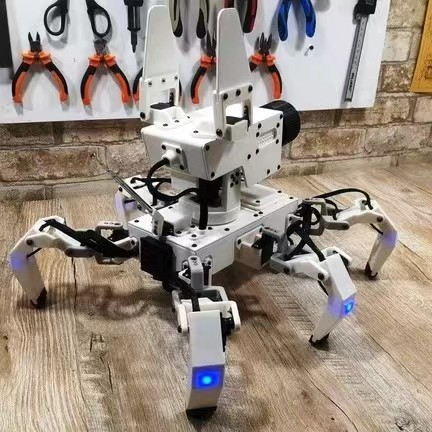
#> input picture Opencv/photo/01.jpg, 432 x 432 px
$ python opencv3.py
#> lines starting #> are read from the running program, lines starting #| are printed output that depends on the picture
"""
    openCV3,对图像进行扩充，介绍了五种扩充方法
    cv2.BORDER_REPLICATE 复制法：复制最边缘的像素
    cv2.BORDER_REFLECT 反射法：对感兴趣的图像中的像素在两边进行复制.例如:如|abcdefgh| -> |hgfedcb|abcdefgh|hgfedcb|
    cv2.BORDER_REFLECT_101 反射法：与 BORDER_REFLECT 类似，但在边界处会有一个镜像反转 也就是以最边缘像素为轴，对称
    cv2.BORDER_WRAP 外包装法：复制图像的另一侧像素填充（如|abcdefgh| -> |ghabcdef|abcdefgh|ghabcdef|)
    cv2.BORDER_CONSTANT 常量法：使用常量值填充边框， value=0表示用黑色填充
"""

import cv2
import matplotlib.pyplot as plt

# 读取图像
img = cv2.imread("photo//01.jpg")
#> img is the input picture: shape (432, 432, 3); mean B, G, R 129.1, 140.8, 153.5
# img = cv2.cvtColor(img, cv2.COLOR_BGR2GRAY)  # 将img转化为灰度图
# 在 OpenCV 窗口中显示原始图像
cv2.imshow("⚪", img)

# 定义边框尺寸
top_size, bottom_size, left_size, right_size = (50, 50, 50, 50)

# 使用不同的边框类型
# cv2.BORDER_REPLICATE: 复制最边缘的像素值进行填充
replicate = cv2.copyMakeBorder(
    img, top_size, bottom_size, left_size, right_size, borderType=cv2.BORDER_REPLICATE
)
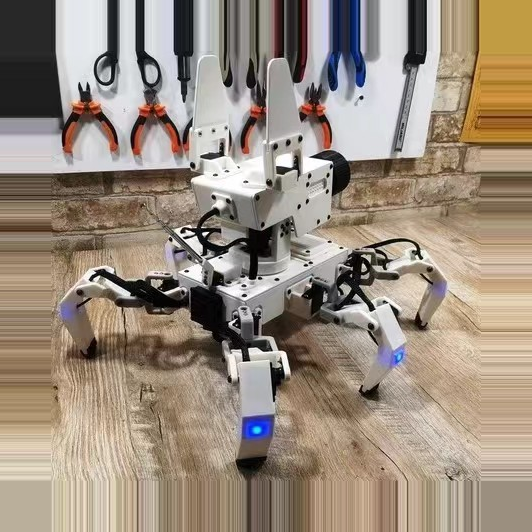
#> replicate: shape (532, 532, 3); mean B, G, R 126.4, 140.9, 154.8
# cv2.BORDER_REFLECT: 边缘像素进行反射填充（如|abcdefgh| -> |hgfedcb|abcdefgh|hgfedcb|）
reflect = cv2.copyMakeBorder(
    img, top_size, bottom_size, left_size, right_size, cv2.BORDER_REFLECT
)
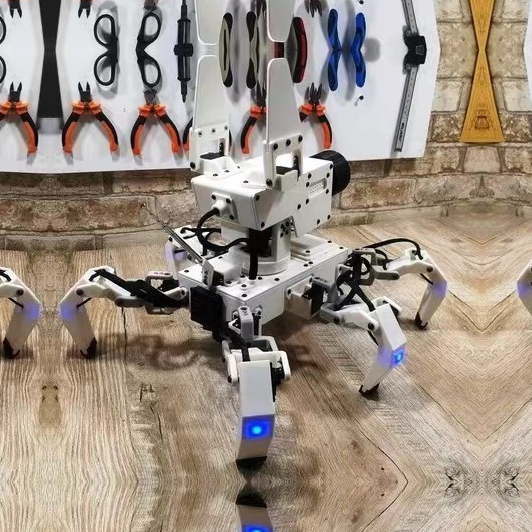
#> reflect: shape (532, 532, 3); mean B, G, R 132, 144.9, 158.1
# cv2.BORDER_REFLECT_101: 与 BORDER_REFLECT 类似，但在边界处会有一个镜像反转
reflect101 = cv2.copyMakeBorder(
    img, top_size, bottom_size, left_size, right_size, cv2.BORDER_REFLECT_101
)
# cv2.BORDER_WRAP: 复制图像的另一侧像素填充（如|abcdefgh| -> |ghabcdef|abcdefgh|ghabcdef|）
wrap = cv2.copyMakeBorder(
    img, top_size, bottom_size, left_size, right_size, cv2.BORDER_WRAP
)
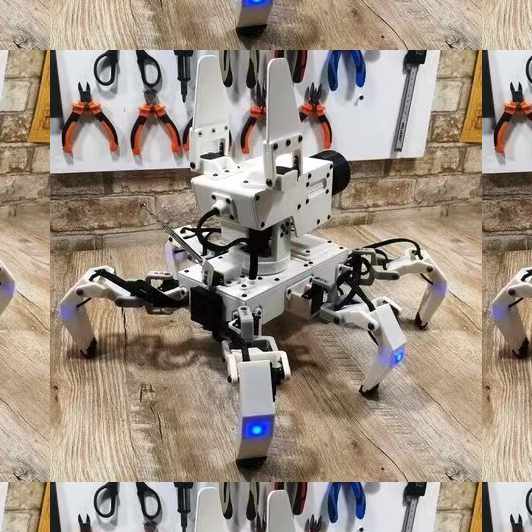
#> wrap: shape (532, 532, 3); mean B, G, R 132, 144.9, 158.1
# cv2.BORDER_CONSTANT: 使用常量值填充边框， value=0表示用黑色填充
constant = cv2.copyMakeBorder(
    img, top_size, bottom_size, left_size, right_size, cv2.BORDER_CONSTANT, value=0
)
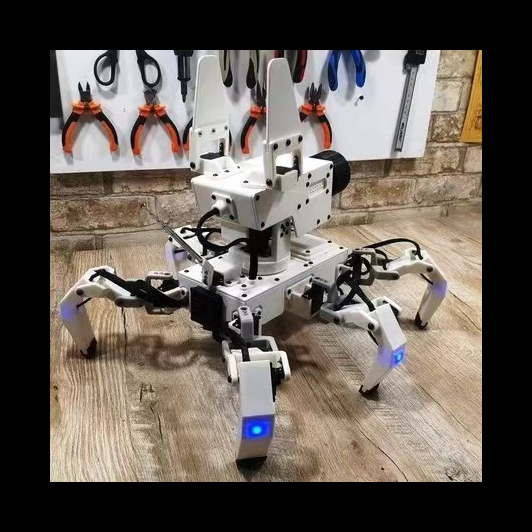
#> constant: shape (532, 532, 3); mean B, G, R 85.1, 92.8, 101.2

# 将图像从 BGR 转换为 RGB ，以便在 Matplotlib 中正确显示
# OpenCV 读取的图像是 BGR 格式，而 Matplotlib 显示图像需要 RGB 格式
# cv2.COLOR_BGR2RGB 将图像从BRG转化为RBG
img_rgb = cv2.cvtColor(img, cv2.COLOR_BGR2RGB)
replicate_rgb = cv2.cvtColor(replicate, cv2.COLOR_BGR2RGB)
reflect_rgb = cv2.cvtColor(reflect, cv2.COLOR_BGR2RGB)
reflect101_rgb = cv2.cvtColor(reflect101, cv2.COLOR_BGR2RGB)
wrap_rgb = cv2.cvtColor(wrap, cv2.COLOR_BGR2RGB)
constant_rgb = cv2.cvtColor(constant, cv2.COLOR_BGR2RGB)

# 使用 Matplotlib 显示原图及其不同的边框效果
# 注意: 如果图像是彩色的，则不需要指定 'gray' 参数
# 注意：如果是灰度图像使用plt.subplot(231), plt.imshow(img_gray, cmap="gray"), plt.title("ORIGINAL")
# 231：2 行 3 列 第1个（从左到右、从上到下按顺序编号）
plt.subplot(231), plt.imshow(img_rgb), plt.title("ORIGINAL")  # 原图
plt.subplot(232), plt.imshow(replicate_rgb), plt.title("REPLICATE")  # 复制填充边框
plt.subplot(233), plt.imshow(reflect_rgb), plt.title("REFLECT")  # 反射填充边框
plt.subplot(234), plt.imshow(reflect101_rgb), plt.title("REFLECT_101")  # 镜像反射填充
plt.subplot(235), plt.imshow(wrap_rgb), plt.title("WRAP")  # 环绕填充边框
plt.subplot(236), plt.imshow(constant_rgb), plt.title("CONSTANT")  # 常量填充边框

# 显示所有图像
plt.show()

# 关闭 OpenCV 窗口
cv2.waitKey(0)
cv2.destroyAllWindows()
